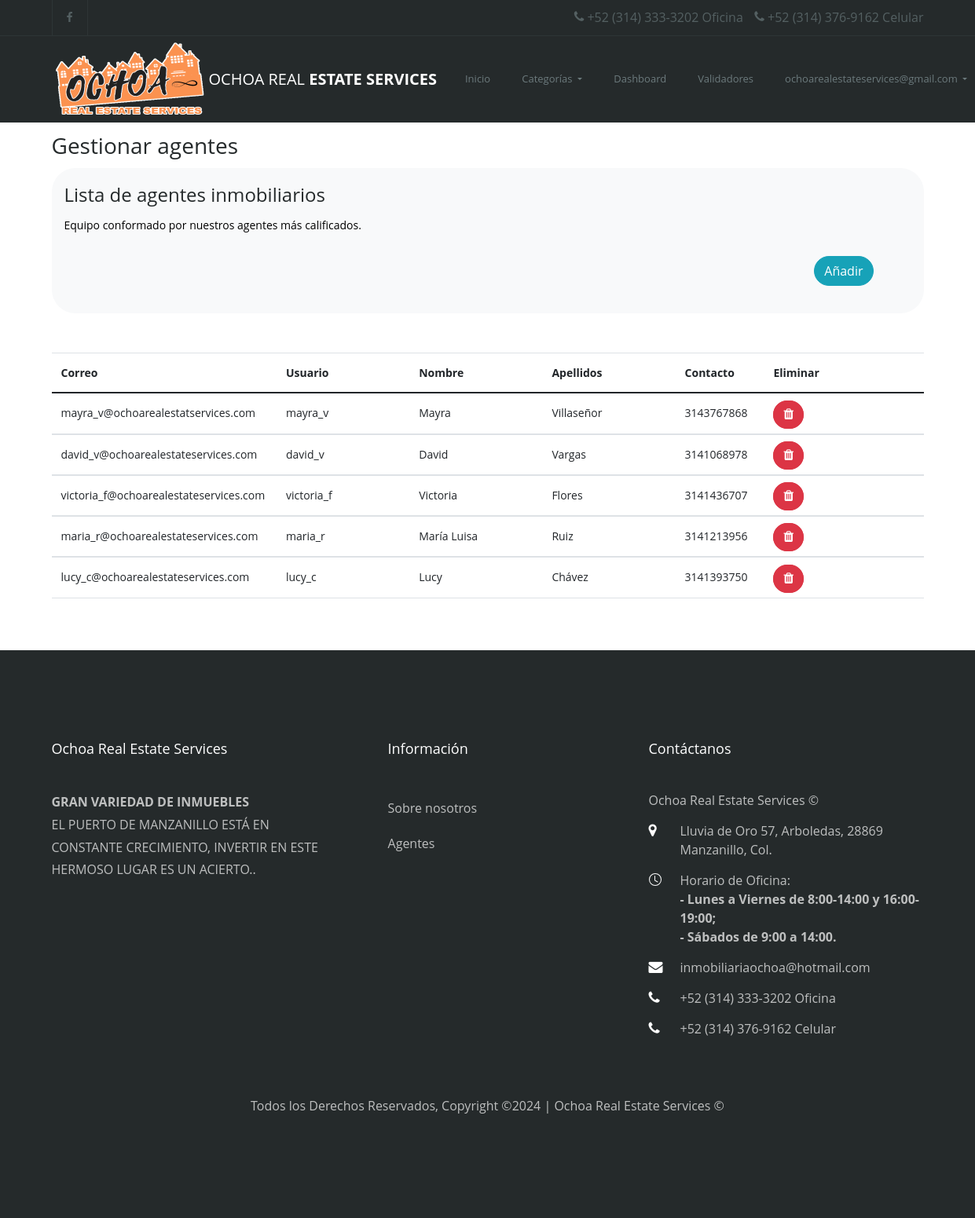
/admin/usr_adm.php (signed in), run on the app's committed database.
### tables this page shows
CREATE TABLE IF NOT EXISTS `usuarios` (
  `id` int(11) NOT NULL AUTO_INCREMENT,
  `username` varchar(40) NOT NULL,
  `nombre` varchar(50) NOT NULL,
  `apellidos` varchar(50) NOT NULL,
  `email` varchar(40) NOT NULL,
  `contacto` varchar(15) NOT NULL,
  `pwd` varchar(150) NOT NULL,
  `role` varchar(15) NOT NULL,
  PRIMARY KEY (`id`),
  KEY `email` (`email`),
  KEY `contacto` (`contacto`)
);

### admin/usr_adm.php (the view, shortened to what this page needs)
<!DOCTYPE html>
<html lang="es">
    <head>
    <?php
        include '../elements/imports.php';
        include '../db/dconn.php';
    ?>
    </head>
    <body>
    <?php
        include '../elements/def_navbar.php';
    ?>
        <section class="container">
            <h3>Gestionar agentes</h3>
            <div class="row">
                <div class="col">
                    <div class="p-3 pb-5 bg-light" style="border-radius: 30px;">
                        <h4>Lista de agentes inmobiliarios</h4>
                        <p style="color: black; margin-bottom: -15px;">Equipo conformado por nuestros agentes más calificados.</p><br>
                        <button type="button" id="btn-nueva-cita"
                        class="btn btn-info d-inline float-end shadow" data-bs-toggle="modal" data-bs-target="#modal-nueva-cita" style="color:rgb(255, 255, 255);">Añadir<i class='bx bxs-plus-square'></i></button><br>
                    </div>
                </div>
            </div>
            <br>
            <br>
            <div style="overflow-x:auto">
                <table class="table" style="border-radius: 30px;">
                    <thead class="table-ligth">
                        <tr>
                            <th class="centro" width="15%">Correo</th>
                            <th class="centro" width="15%">Usuario</th>
                            <th class="centro" width="15%">Nombre</th>
                            <th class="centro" width="15%">Apellidos</th>
                            <th class="centro" width="10%">Contacto</th>
                            <th class="centro" width="18%">Eliminar</th>
                        </tr>
                    </thead>
                    <?php
                    $select_stmt2 = $db->prepare(("SELECT id, email, username, nombre, apellidos, contacto, role FROM usuarios WHERE role = 'adminval'"));
                    $select_stmt2->execute();
                    if($select_stmt2->rowCount() > 0)
                    {
                        while($row=$select_stmt2->fetch(PDO::FETCH_ASSOC))
                        {
                            extract($row);
                            ?>
                            <tbody>
                                <tr>
                                    <td class="centro"><?php echo $email; ?></td>
                                    <td class="centro"><?php echo $username; ?></td>
                                    <td class="centro"><?php echo $nombre; ?></td>
                                    <td class="centro"><?php echo $apellidos; ?></td>
                                    <td class="centro"><?php echo $contacto; ?></td>
                                    <td class="centro">
                                        <a href="eliminar_validador.php?id=<?php echo $id; ?>" class="btn btn-danger d-inline shadow" onclick="return confirm('¿Está seguro de eliminar este usuario?');">
                                            <i class='icon-trash'></i>
                                        </a>
                                    </td>
                                </tr>
                            </tbody>
                            <?php
                        }
                    }
                    ?>
                </table>
            </div>
        </section>
        <br><br>
    </body>
</html>

### elements/imports.php (shortened to what this page needs)
 <link href="https://cdn.jsdelivr.net/npm/bootstrap@5.0.2/dist/css/bootstrap.min.css" rel="stylesheet">
 <link rel="stylesheet" href="../css/open-iconic-bootstrap.min.css">
 <link rel="stylesheet" href="../css/animate.css">
 <link rel="stylesheet" href="../css/owl.carousel.min.css">
 <link rel="stylesheet" href="../css/owl.theme.default.min.css">
 <link rel="stylesheet" href="../css/magnific-popup.css">
 <link rel="stylesheet" href="../css/aos.css">
 <link rel="stylesheet" href="../css/ionicons.min.css">
 <link rel="stylesheet" href="../css/bootstrap-datepicker.css">
 <link rel="stylesheet" href="../css/jquery.timepicker.css">
 <link rel="stylesheet" href="../css/flaticon.css">
 <link rel="stylesheet" href="../css/icomoon.css">
 <link rel="stylesheet" href="../css/style.css">
<link rel="stylesheet" type="text/css" href="https://cdn.datatables.net/1.11.3/css/jquery.dataTables.min.css">

### elements/def_navbar.php (shortened to what this page needs)
<?php
if(isset($_SESSION['admin_login']) == 1)
{
    $correo = $_SESSION['admin_login'];
    ?>
          <nav class='navbar navbar-expand-lg navbar-dark ftco_navbar bg-dark ftco-navbar-light' id='ftco-navbar'>
          <div class='container'>
            <img src='../images/logos/logochoa.png' alt='' class='navbar-brand' style='  display: block; margin-left: auto; margin-right: auto;'><a class='navbar-brand' href='../'>Ochoa Real<span>&nbsp;Estate Services</span></a>
            <div class='collapse navbar-collapse' id='ftco-nav'>
              <ul class='navbar-nav ml-auto'>
                <li class='nav-item' id='index'><a href='../' class='nav-link'>Inicio</a></li>
                <li class="nav-item dropdown">
                  <a class="nav-link dropdown-toggle" href="../categories" id="navbarDropdown" role="button" data-toggle="dropdown" aria-haspopup="true" aria-expanded="false">
                    Categorías
                  </a>
                  </li>
                <li class='nav-item' id='Vinmueble'><a href='../admin/datatable-ajax-php' class='nav-link'>Dashboard</a></li>
                <li class='nav-item' id='Vinmueble'><a href='../admin/usr_adm' class='nav-link'>Validadores</a></li>
                <li class='nav-item dropdown'>
                  <a class='nav-link dropdown-toggle' href='#' id='navbarDropdown' role='button' data-toggle='dropdown' aria-haspopup='true' aria-expanded='false'>
                    <?php echo $correo; ?>
                  </a>
                </li>
              </ul>
            </div>
          </div>
        </nav>
<?php
}
?>

### css/icomoon.css (style rules this page uses)
[class^="icon-"], [class*=" icon-"] { font-family: 'icomoon' !important; speak: none; font-style: normal; font-weight: normal; font-variant: normal; text-transform: none; line-height: 1; -webkit-font-smoothing: antialiased; -moz-osx-font-smoothing: grayscale; }
.icon-map-marker:before { content: "\f041"; }
.icon-phone:before { content: "\f095"; }
.icon-facebook:before { content: "\f09a"; }
.icon-envelope:before { content: "\f0e0"; }
.icon-trash:before { content: "\f1f8"; }

### data on the page
usuarios: email "mayra_v@ochoarealestatservices.com", username "mayra_v", nombre "Mayra", apellidos "Villaseñor", contacto "3143767868"
usuarios: email "david_v@ochoarealestateservices.com", username "david_v", nombre "David", apellidos "Vargas", contacto "3141068978"
usuarios: email "victoria_f@ochoarealestateservices.com", username "victoria_f", nombre "Victoria", apellidos "Flores", contacto "3141436707"
usuarios: email "maria_r@ochoarealestateservices.com", username "maria_r", nombre "María Luisa", apellidos "Ruiz", contacto "3141213956"
usuarios: email "lucy_c@ochoarealestateservices.com", username "lucy_c", nombre "Lucy", apellidos "Chávez", contacto "3141393750"

### other printed values
$correo "ochoarealestateservices@gmail.com"
